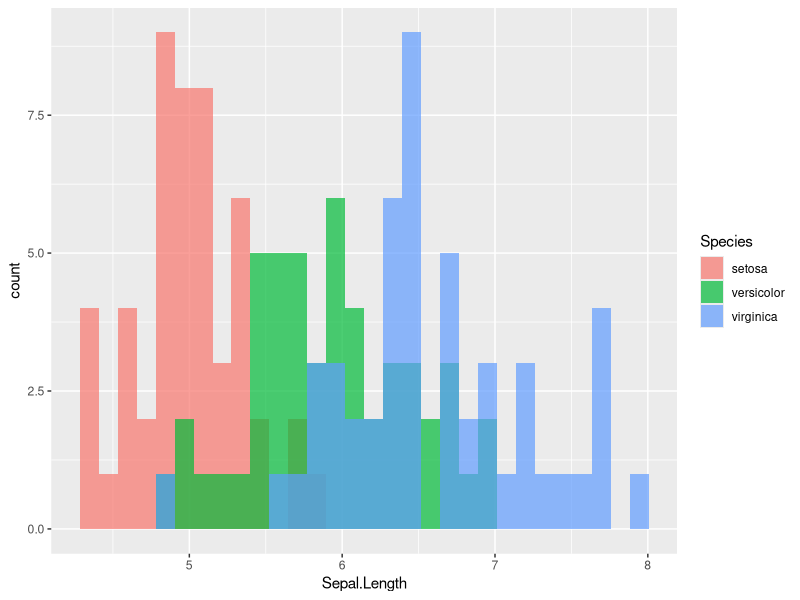
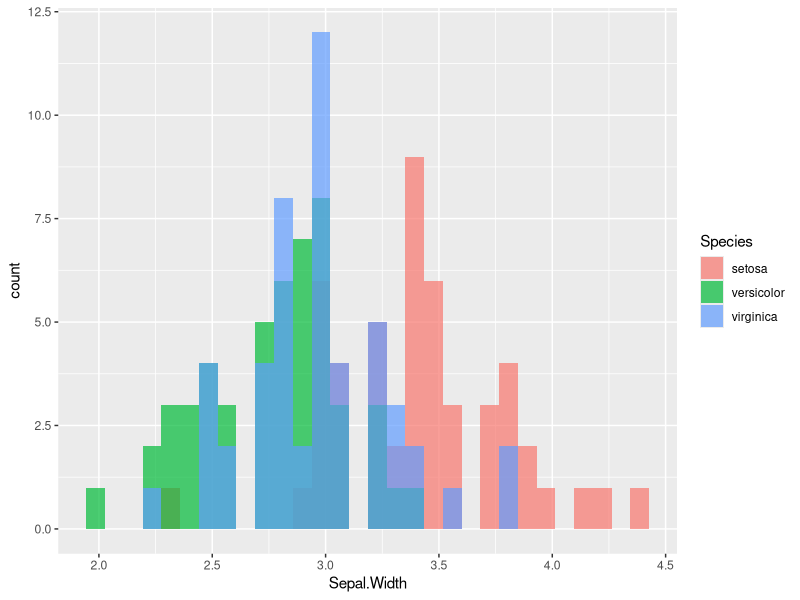
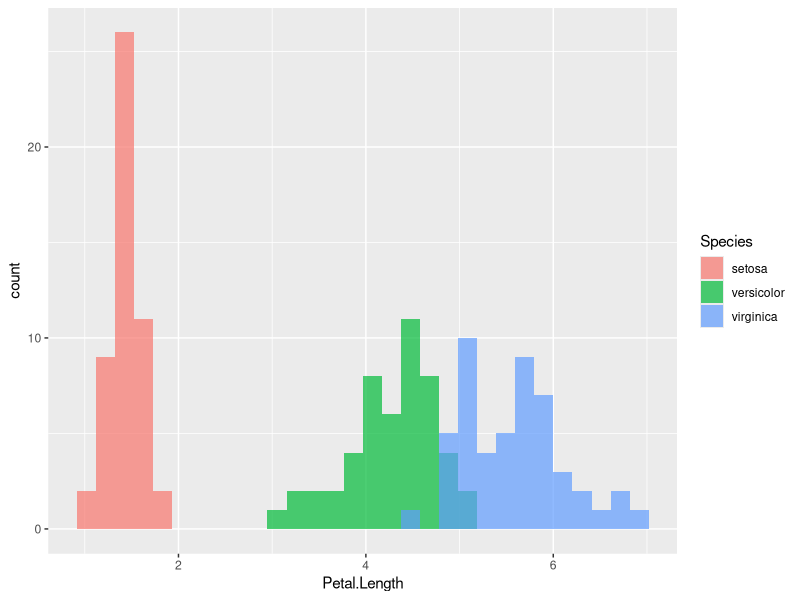
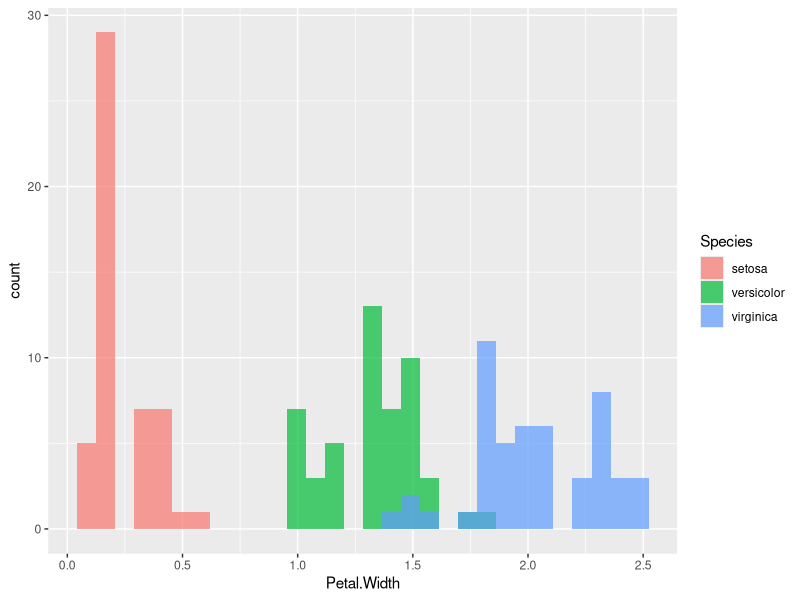
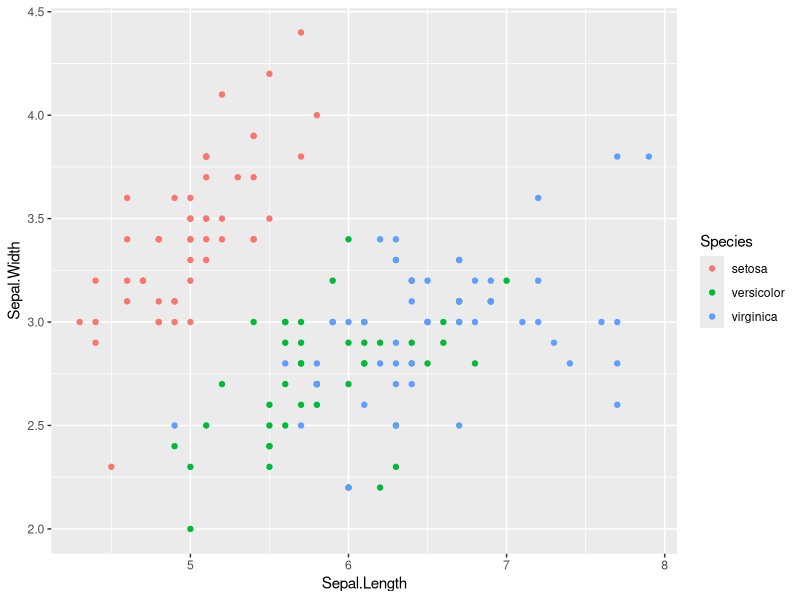
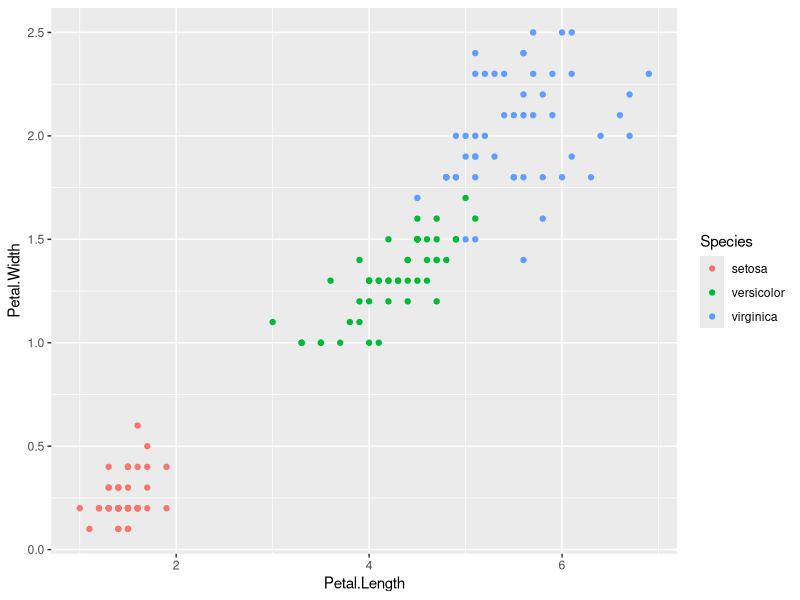
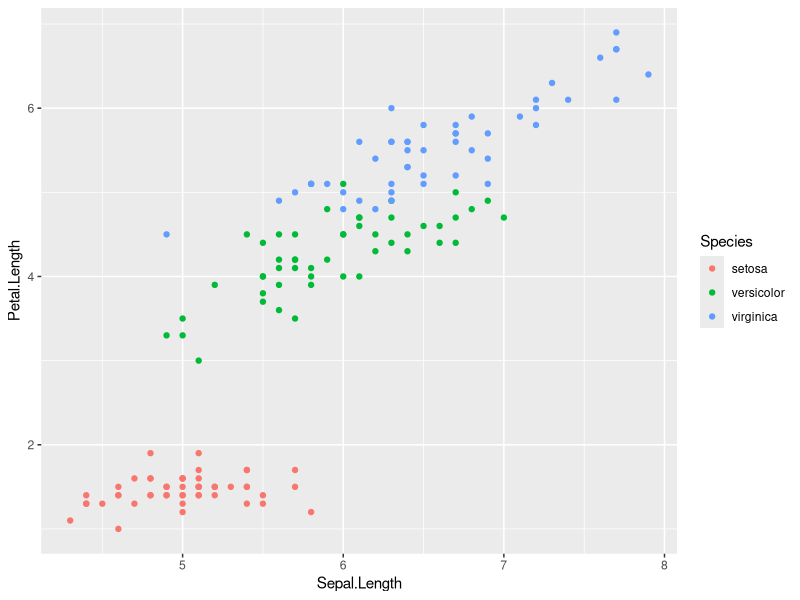
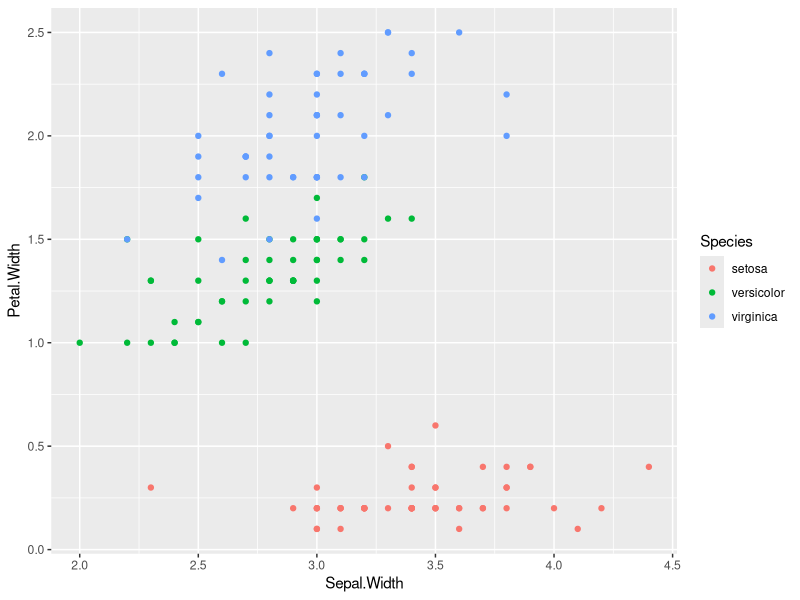

Reproduce these figures in R, in order. (Note: this script raises an error after producing the figures.)
## ---- chunk 1
knitr::opts_chunk$set(echo = TRUE)
## ---- chunk 2
library(dplyr)
library(ggplot2)
library(GGally)
library(cluster)
library(mclust)
## ---- chunk 3
data(iris)
## ---- chunk 4
summary(iris)
str(iris)
## ---- chunk 5
ggplot(iris, aes(x = Sepal.Length, fill = Species)) + 
  geom_histogram(alpha = 0.7, position = "identity") 

ggplot(iris, aes(x = Sepal.Width, fill = Species)) + 
  geom_histogram(alpha = 0.7, position = "identity") 

ggplot(iris, aes(x = Petal.Length, fill = Species)) + 
  geom_histogram(alpha = 0.7, position = "identity") 

ggplot(iris, aes(x = Petal.Width, fill = Species)) + 
  geom_histogram(alpha = 0.7, position = "identity") 

## ---- chunk 6
ggplot(iris, aes(x = Sepal.Length, y = Sepal.Width, color = Species)) +
  geom_point()
ggplot(iris, aes(x = Petal.Length, y = Petal.Width, color = Species)) +
  geom_point()

ggplot(iris, aes(x = Sepal.Length, y = Petal.Length, color = Species)) +
  geom_point()
ggplot(iris, aes(x = Sepal.Width, y = Petal.Width, color = Species)) +
  geom_point()
## ---- chunk 7


p_box_sl <- ggplot(iris, aes(x = Species, y = Sepal.Length, fill = Species)) + 
  stat_boxplot(geom = "errorbar", width = 0.25) + 
  geom_boxplot(alpha = 0.8, outlier.colour = 1) +
  scale_fill_manual(values = colours) +
  labs(
    title = "Sepal length depending on the species of iris",
    x = "Species",
    y = "Sepal length (cm)"
  ) +
  theme_minimal() +
  theme(legend.position = "none")


p_box_sw <- ggplot(iris, aes(x = Species, y = Sepal.Width, fill = Species)) + 
  stat_boxplot(geom = "errorbar", width = 0.25) + 
  geom_boxplot(alpha = 0.8, outlier.colour = 1) +
  scale_fill_manual(values = colours) +
  labs(
    title = "Sepal width depending on the species of iris",
    x = "Species",
    y = "Sepal width (cm)"
  ) +
  theme_minimal() +
  theme(legend.position = "none")

p_box_pl <- ggplot(iris, aes(x = Species, y = Petal.Length, fill = Species)) + 
  stat_boxplot(geom = "errorbar", width = 0.25) + 
  geom_boxplot(alpha = 0.8, outlier.colour = 1) +
  scale_fill_manual(values = colours) +
  labs(
    title = "Petal length depending on the species of iris",
    x = "Species",
    y = "Petal length (cm)"
  ) +
  theme_minimal() +
  theme(legend.position = "none")


p_box_pw <- ggplot(iris, aes(x = Species, y = Petal.Width, fill = Species)) + 
  stat_boxplot(geom = "errorbar", width = 0.25) + 
  geom_boxplot(alpha = 0.8, outlier.colour = 1) +
  scale_fill_manual(values = colours) +
  labs(
    title = "Petal width depending on the species of iris",
    x = "Species",
    y = "Petal width (cm)"
  ) +
  theme_minimal() +
  theme(legend.position = "none")
 

ggsave("results/iris_boxplot_sl.png", plot = p_box_sl,
       width = 6, height = 4, dpi = 300)
ggsave("results/iris_boxplot_sw.png", plot = p_box_sw,
       width = 6, height = 4, dpi = 300)
ggsave("results/iris_boxplot_pl.png", plot = p_box_pl,
       width = 6, height = 4, dpi = 300)
ggsave("results/iris_boxplot_pw.png", plot = p_box_pw,
       width = 6, height = 4, dpi = 300)
## ---- chunk 8
colours <- c(setosa = "#FDE725", versicolor = "#21908C", virginica = "#440154")

p <- ggpairs(
  iris,
  columns = 1:4,
  mapping = aes(color = Species, alpha = 0.7),
  upper   = list(continuous = "points"),
  lower   = list(continuous = "points"),
  diag    = list(continuous = wrap("barDiag", alpha = 0.5)),
  columnLabels = c("Sepal length", "Sepal width",
                   "Petal length", "Petal width")
) +
  scale_color_manual(values = colours) +
  scale_fill_manual(values = colours) +
  theme_minimal()

p
ggsave("results/iris_scatter.png", p, width = 8, height = 8, dpi = 300)
